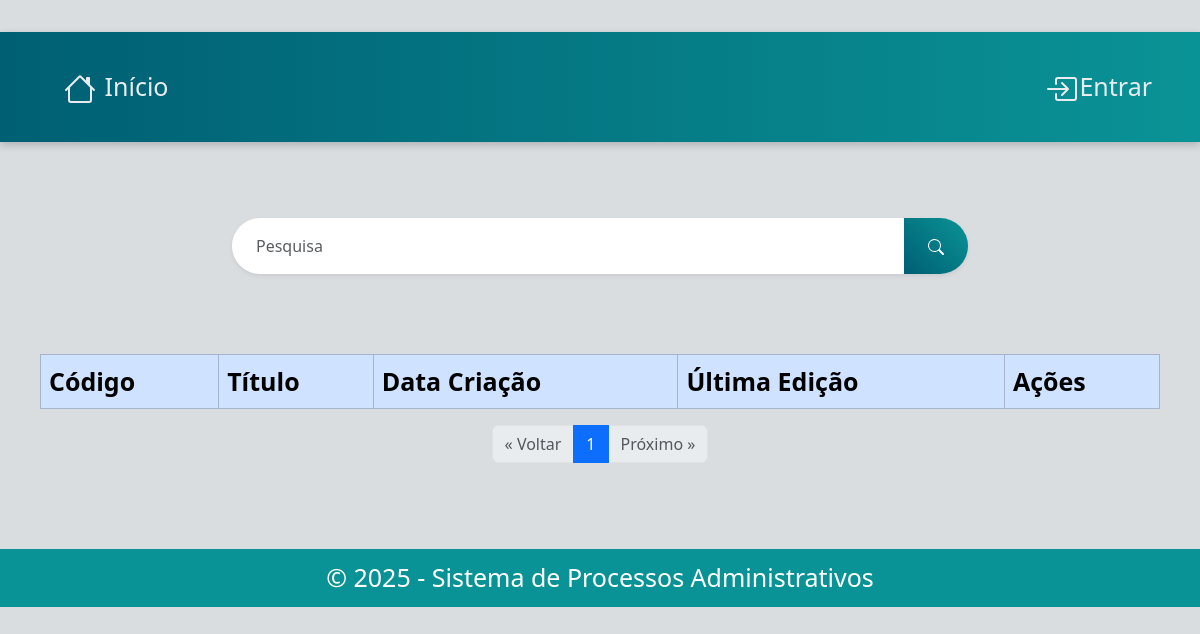
The app's page /processo/, older data.
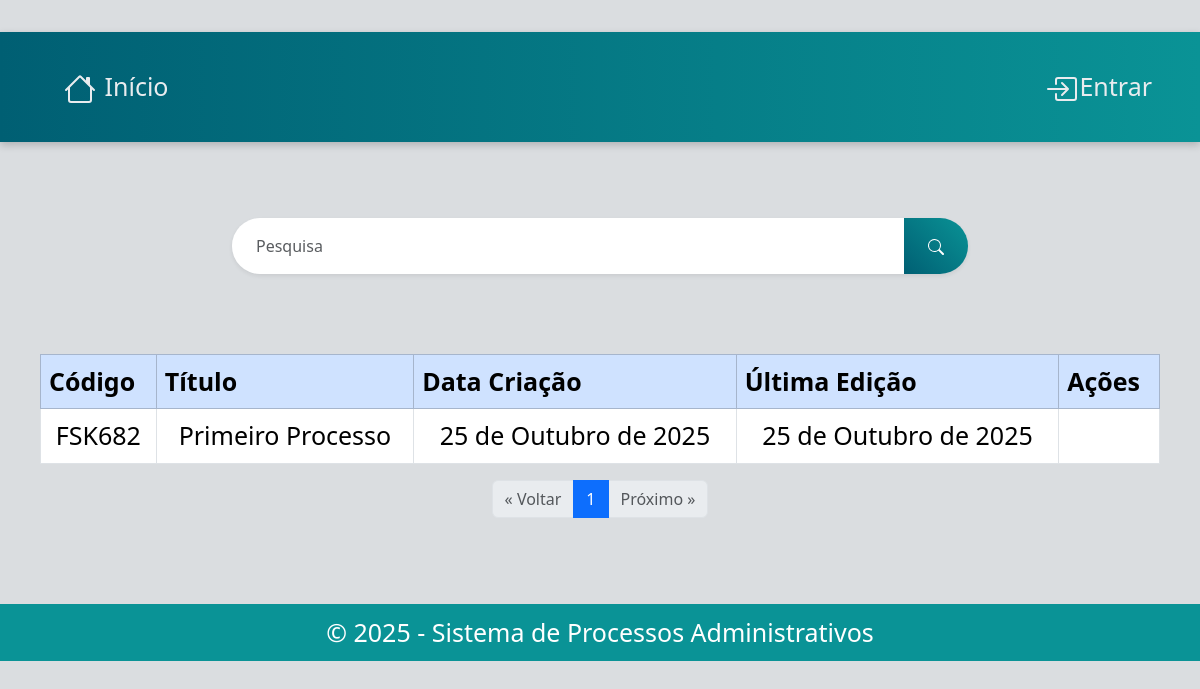
The same page, newer data.
### processo/models.py (models this page shows, shortened)
class PessoaProcesso(models.Model):
    codigo = models.CharField(max_length=6)
    pessoa = models.ForeignKey(Pessoa, on_delete=models.CASCADE)
    processo = models.ForeignKey(Processo, on_delete=models.CASCADE)
    data_inicio = models.DateField(auto_now_add=True)
    data_termino = models.DateField(null=True)

class Processo(models.Model):
    titulo = models.CharField(max_length=100)
    data_criacao = models.DateField(auto_now_add=True)
    data_edicao = models.DateField(null=True, blank=True)
    descricao = models.TextField()

### processo/views.py (the view, shortened to what this page needs)
# urls.py: path('', views.listar_processos, name='lista_processos'),
def listar_processos(request):
    processos_query = (
        PessoaProcesso.objects
        .values('processo')
        .annotate(ultimo_id=Max('id'))
    )
    ids = [p['ultimo_id'] for p in processos_query]
    processos = PessoaProcesso.objects.filter(id__in=ids)
    paginator = Paginator(processos, 10)
    page_number = request.GET.get('page')
    page_obj = paginator.get_page(page_number)
    return render(request, 'processo/lista_processos.html', {'page_obj': page_obj})

### processo/templates/processo/lista_processos.html (shortened to what this page needs)
{% extends "base.html" %}
{% load static %}
{% block content %}
        <div class="form-container">
            <form method="post">
                <div class="input-group mb-3 shadow-sm rounded-pill overflow-hidden">
                    <input type="text" class="form-control border-0 py-3 px-4" name="palavra" placeholder="Pesquisa" aria-label="Search term">
                    <button class="btn btn-primary px-4 search-btn" type="submit">
                        <img src="{% static "icons/search.svg" %}" class="bi bi-search animated-icon"></img>
                    </button>
                </div>
            </form>
        </div>
<table class="table table-bordered">
    <thead class="table-primary">
        <tr>
            <th>Código</th>
            <th>Título</th>
            <th>Data Criação</th>
            <th>Última Edição</th>
            <th>Ações</th>
        </tr>
    </thead>
    <tbody>
        {% for processo in page_obj %}
          <td>{{ processo.codigo }}</td>
          <td>{{ processo.processo.titulo }}</td>
          <td>{{ processo.processo.data_criacao }}</td>
          <td>{{ processo.processo.data_edicao|default:"Atual" }}</td>
              <td>
              </td>
        {% endfor %}
    </tbody>
</table>
<nav aria-label="Page navigation">
  <ul class="pagination justify-content-center">
    {% if page_obj.has_previous %}
      <li class="page-item">
        <a class="page-link" href="?page={{ page_obj.previous_page_number }}" aria-label="Previous">
          &laquo; Voltar
        </a>
      </li>
    {% else %}
      <li class="page-item disabled">
        <span class="page-link">&laquo; Voltar</span>
      </li>
    {% endif %}
    {% for num in page_obj.paginator.page_range %}
      {% if page_obj.number == num %}
        <li class="page-item active"><span class="page-link">{{ num }}</span></li>
      {% elif num > page_obj.number|add:'-3' and num < page_obj.number|add:'3' %}
        <li class="page-item"><a class="page-link" href="?page={{ num }}">{{ num }}</a></li>
      {% endif %}
    {% endfor %}
    {% if page_obj.has_next %}
      <li class="page-item">
        <a class="page-link" href="?page={{ page_obj.next_page_number }}" aria-label="Next">
          Próximo &raquo;
        </a>
      </li>
    {% else %}
      <li class="page-item disabled">
        <span class="page-link">Próximo &raquo;</span>
      </li>
    {% endif %}
  </ul>
</nav>
{% endblock %}

Row changes from the older to the newer data that the page shows:
added PessoaProcesso: codigo "FSK682", processo.titulo "Primeiro Processo", processo.data_criacao "25 de Outubro de 2025", processo.data_edicao "25 de Outubro de 2025"
